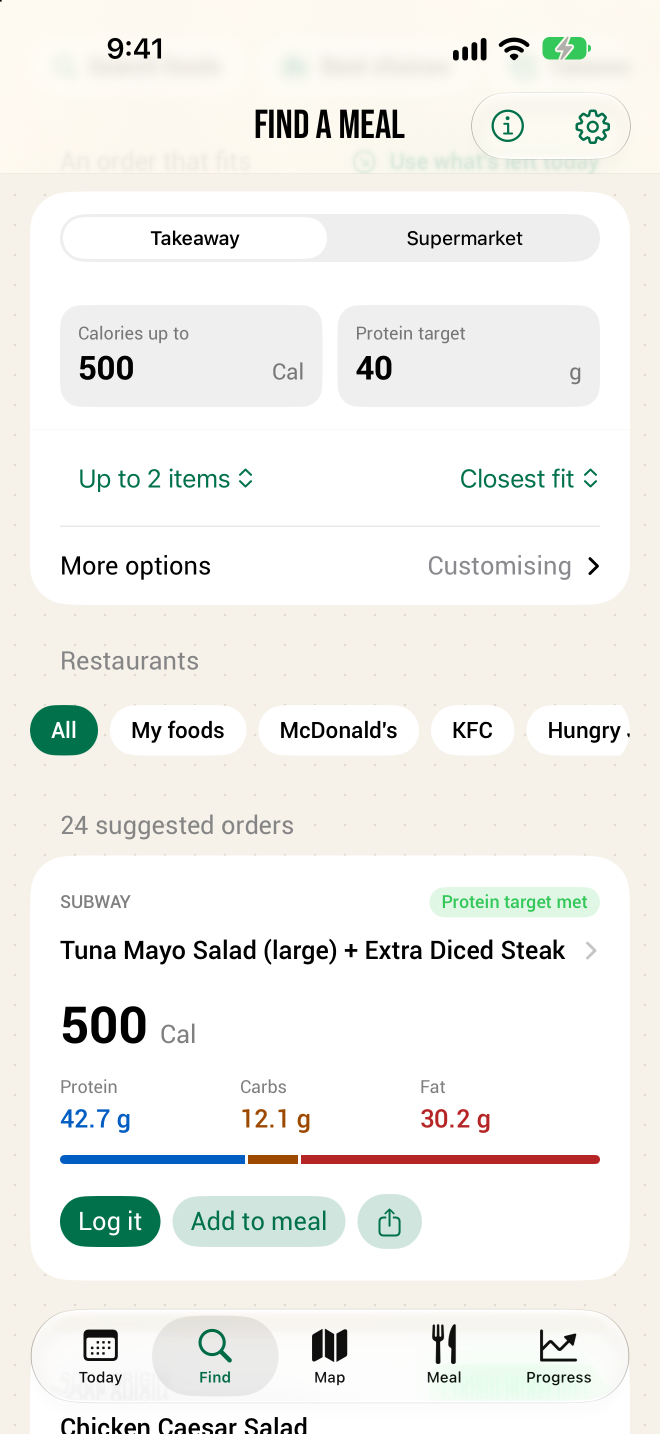
#> input picture ios/AppStore/Screenshots/2-find.png, 1320 x 2868 px, given in place of slide-01-eat-out.png, which was not available (shown at 1/2 size)
$ python finish_slide01.py
#> lines starting #> are read from the running program, lines starting #| are printed output that depends on the picture; after the words box and inside, x2 and y2 are one past the last pixel; in counts of white or black regions, pixels touching at a corner belong together
#!/usr/bin/env python3
"""Sharpen slide 1 after Nano Banana: put the real screenshot back on the phone screen and
re-set the headline in the app's own fonts. Run: uv run --with pillow --with numpy python finish_slide01.py"""
from PIL import Image, ImageDraw, ImageFont, ImageFilter, ImageCms
import numpy as np, io
SRC, SHOT, OUT = 'export-1320x2868/slide-01-eat-out.png', '../Screenshots/1-today.png', 'final-1320x2868/slide-01-eat-out.png'
FONTS = '../../Shared/Fonts/'
im = Image.open(SRC).convert('RGB'); W, H = im.size
#> after `W, H = im.size`: W = 1320; H = 2868
a = np.asarray(im).astype(int); lum = a.sum(2) / 3

# 1. Phone screen mask, taken from the generated image itself so the corners and island stay as drawn.
dark = Image.fromarray(((lum < 70) * 255).astype('uint8'))
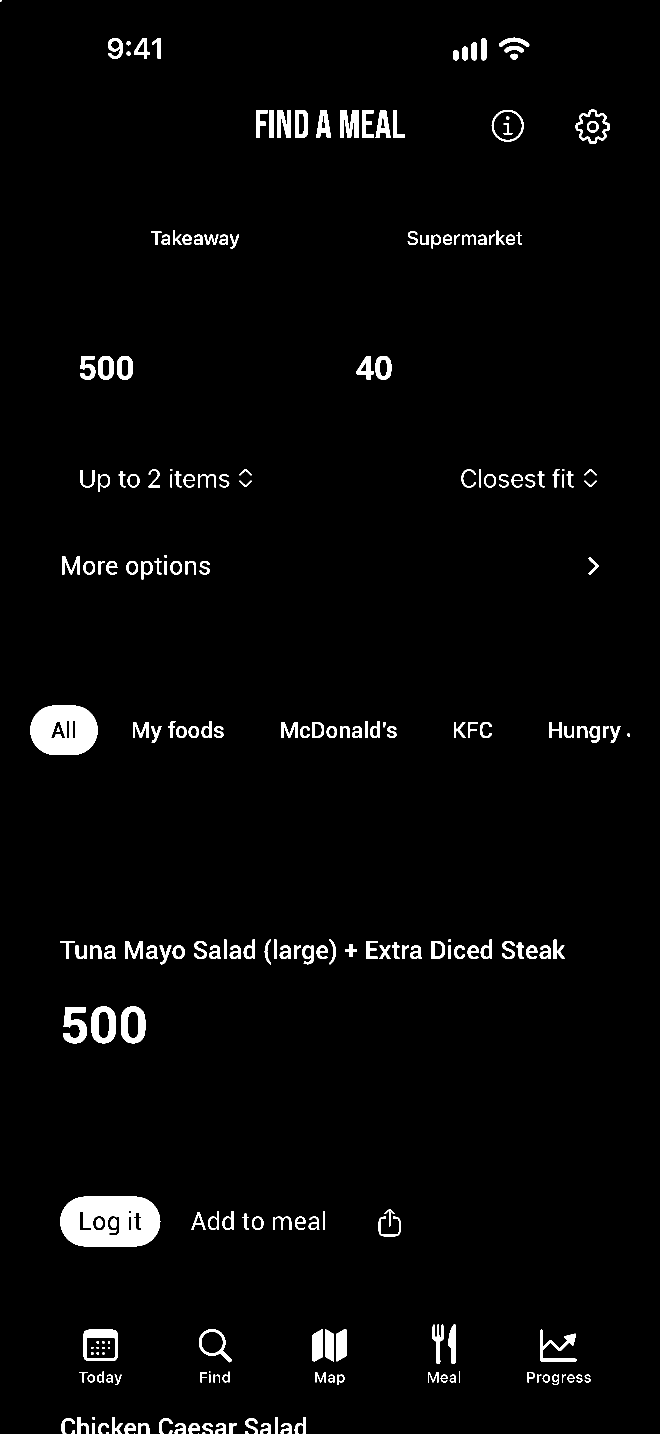
#> dark: PIL image 1320x2868 L (shown at 1/2 size); 2.7% white; 242 white regions (15 under 20 px), largest, box (x1, y1, x2, y2) and area: (120, 2392, 321, 2494) 15865, (60, 1411, 196, 1510) 10373, (183, 2013, 232, 2087) 2130
bez = dark.copy(); ImageDraw.floodfill(bez, (220, 2000), 128)
#> after `ImageDraw.floodfill(bez, (220, 2000), 128)`:
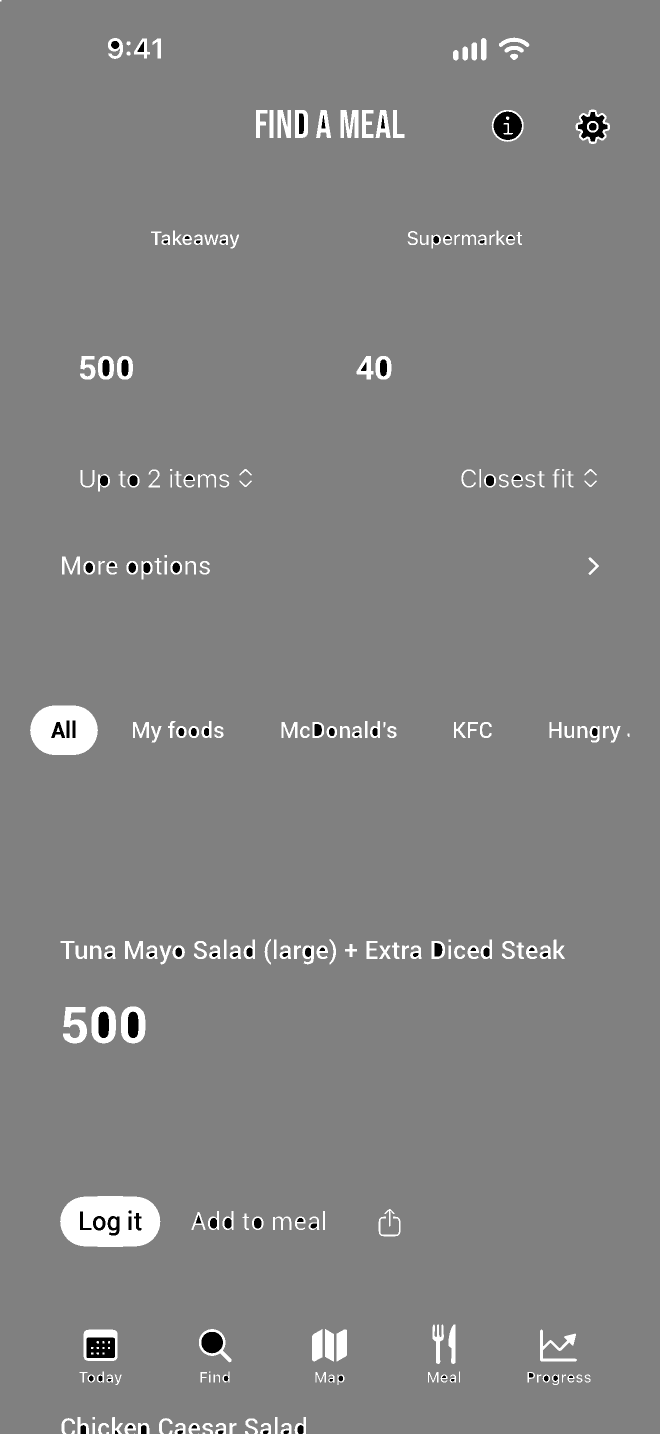
#> bez: PIL image 1320x2868 L (shown at 1/2 size); min 0, max 255, mean 130.6
bezel = np.asarray(bez) == 128
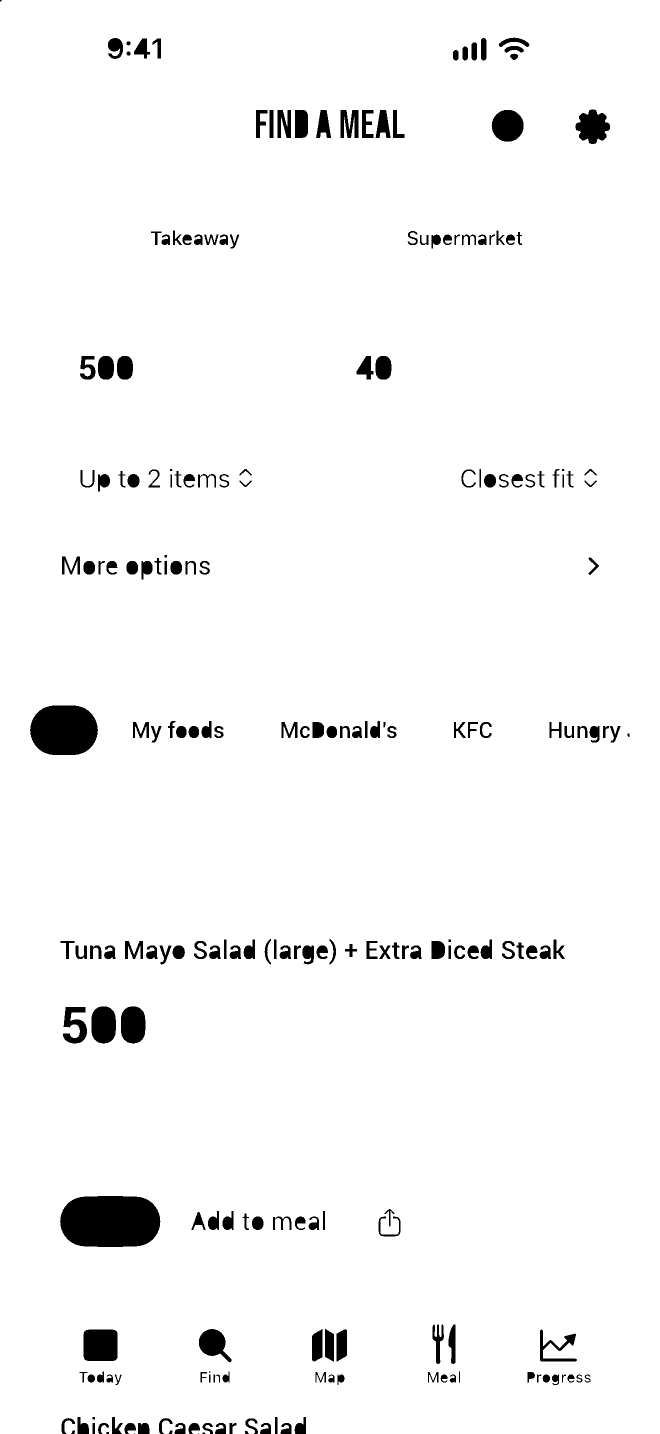
#> bezel: shape (2868, 1320) bool (shown at 1/2 size); 96.7% white; 226 black regions (7 under 20 px), largest, box (x1, y1, x2, y2) and area: (120, 2392, 321, 2494) 17922, (60, 1411, 196, 1510) 11256, (167, 2659, 235, 2722) 4196
inside = Image.fromarray((~bezel * 255).astype('uint8')).copy(); ImageDraw.floodfill(inside, (660, 2000), 128)
#> after `inside = Image.fromarray((~bezel * 255).astype('uint8')).copy()`:
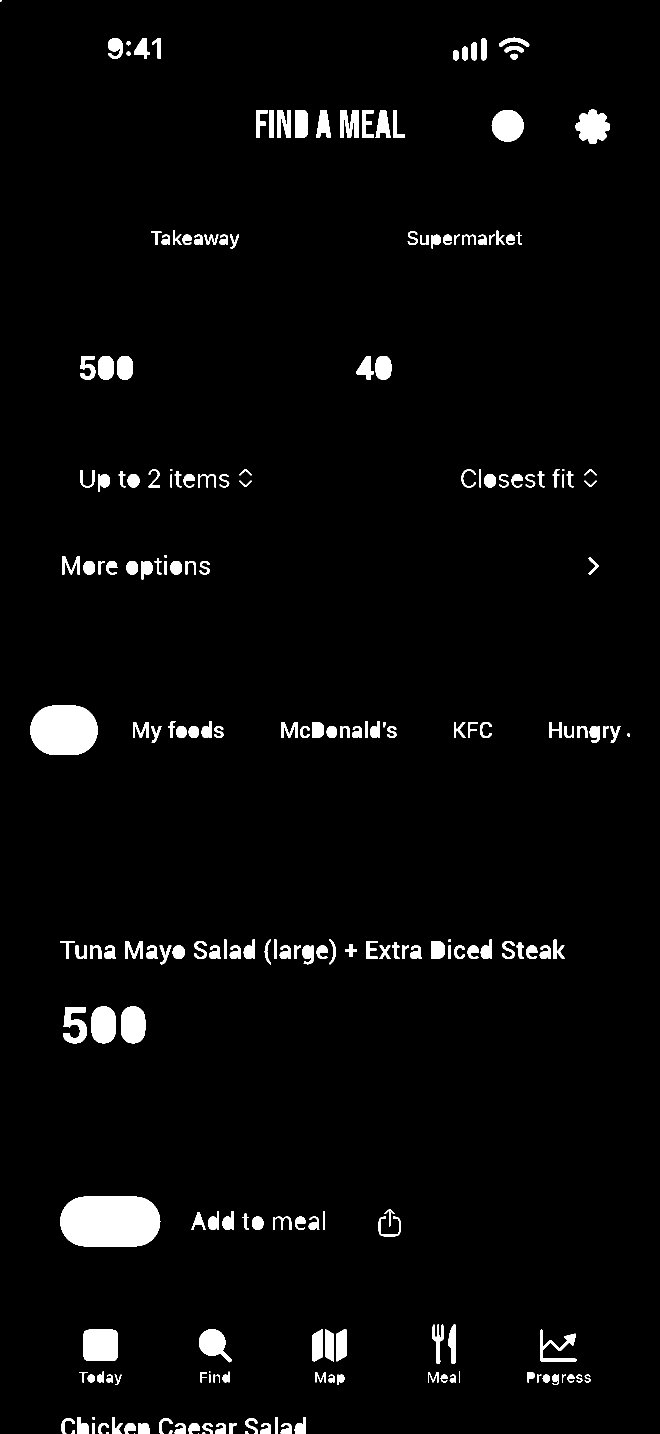
#> inside: PIL image 1320x2868 L (shown at 1/2 size); 3.3% white; 226 white regions (7 under 20 px), largest, box (x1, y1, x2, y2) and area: (120, 2392, 321, 2494) 17922, (60, 1411, 196, 1510) 11256, (167, 2659, 235, 2722) 4196
screen = np.asarray(inside) == 128
#> (the run stopped early here; a loop or call above may not have finished)
